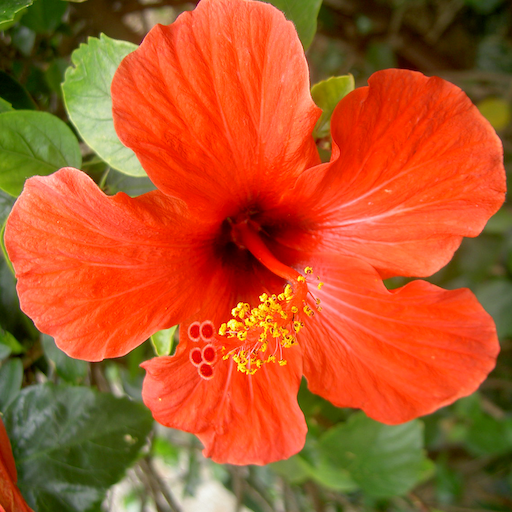
%> input picture codes/sampling/hibiscus.png, 512 x 512 px
$ octave test_sampling.m   (GNU Octave 9; MATLAB toolbox functions it lacks are replaced by stand-ins)
%> lines starting %> are read from the running program, lines starting %| are printed output that depends on the picture
%%
% test for Fourier transform, sampling, interpolation

name = 'hibiscus';
F = imread([name '.png']);
%> F is the input picture: size 512x512x3 uint8; mean R, G, B 178.5, 85.1, 37.9

F = sum(F,3)/255;
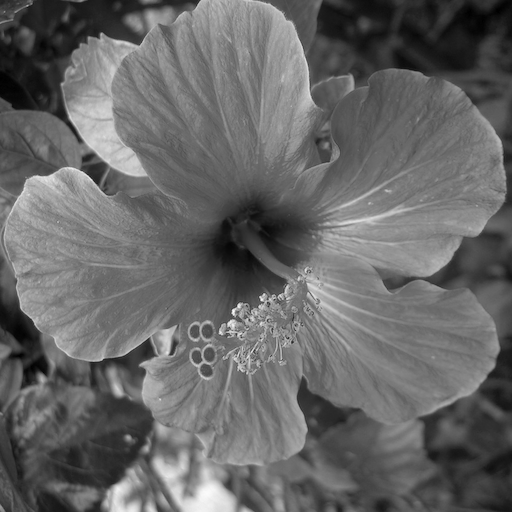
%> F: size 512x512 double; min 0.0275, max 2.89, mean 1.18; drawn with min black and max white
clf; imagesc(F); axis image; colormap gray;

% extract 1-D trace
f= F(:,end/2);
%> f = 512 values, max 2.29 at index 313, min 0.208 at index 216, mean 1.2
n = length(f);
%> n = 512
clf; plot(f); axis tight;
%> after `axis tight`:
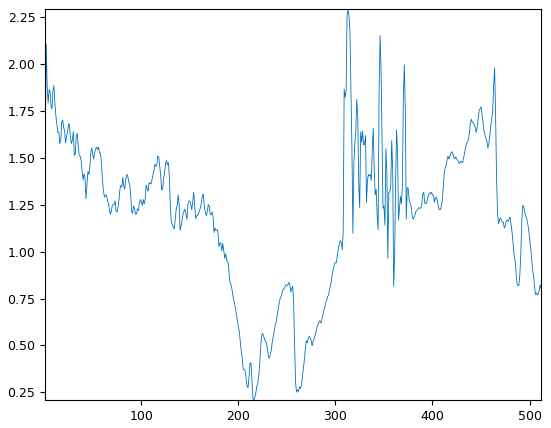
%> figure redrawn from the program's plot data; curve peaks at x = 313, y = 2.29

% make it periodic
t = linspace(0,1,n)';
%> t = 512 values from 0 to 1
f = f - f(1) + (f(1)-f(end))*t;
%> f = 512 values, max 1.19 at index 313, min -1.05 at index 216, mean 0.00306
plot(f); axis tight;

% plot its fft
fh = fft(f);
plot( log(abs(fh)) ); axis tight;
%> after `axis tight`:
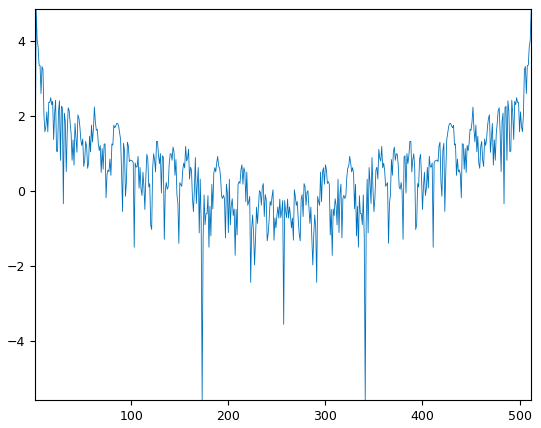
%> figure redrawn from the program's plot data; curve peaks at x = 2, y = 4.84
plot( 2*pi*(-n/2:n/2-1)/n, log(abs(fftshift(fh))) ); axis tight;
%> after `axis tight`:
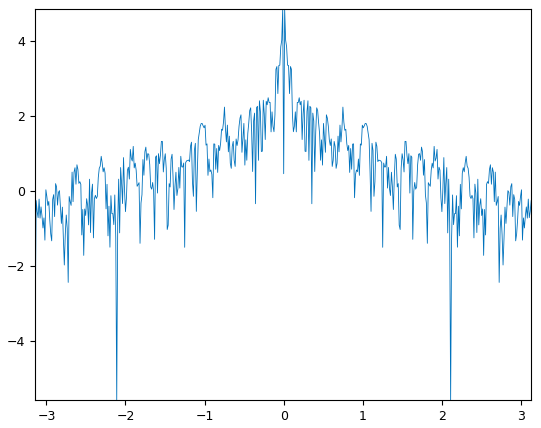
%> figure redrawn from the program's plot data; curve peaks at x = -0.0123, y = 4.84

% log/log plot for decay -> 1/n
clf;
plot(log(2:n/2),log(abs(fh(2:n/2))));
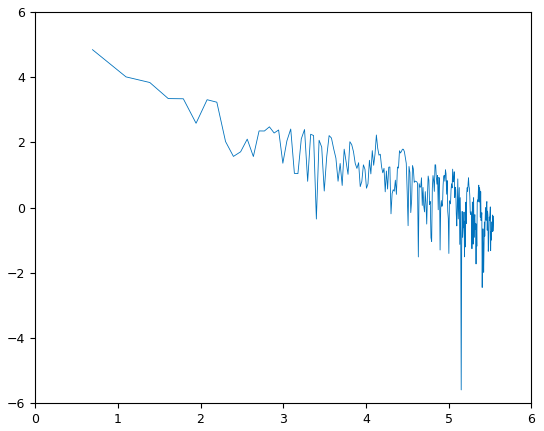
%> figure redrawn from the program's plot data; curve peaks at x = 0.693, y = 4.84

% interpolate it though zero padding, i.e. sinc
q = 12; % interpolation factor
fh1 = zeros(q*n,1);
fh1(1:n/2) = fh(1:n/2);
fh1(end-n/2+2:end) = fh(n/2+2:end);
fh1(n/2+1) = fh(end/2+1)/2; % fh(end/2+1) is the pivot point, needs to split it in 2
fh1(end-n/2+1) = fh(end/2+1)/2;
f1 = q * real( ifft(fh1) ); % must be real anyway
%> f1 = 6144 values, max 1.22 at index 3739, min -1.05 at index 2575, mean 0.00306

clf; hold on;
plot(1:q:n*q,f, 'b.', 'MarkerSize', 20);
plot(1:n*q, f1);
axis tight; box on;
%> after `box on`:
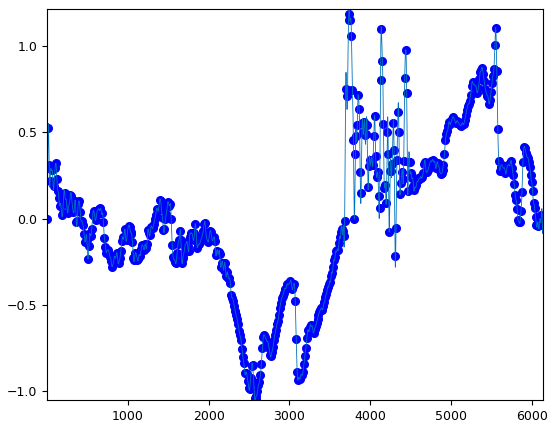
%> figure redrawn from the program's plot data; highest point at x = 3745, y = 1.19; curve peaks at x = 3739, y = 1.22

%%
% Same but after agressive sub-sampling.

r = 4; % subsampling factor
p = n/r;
%> p = 128
g = f(1:r:end);
%> g = 128 values, max 1.19 at index 79, min -1.03 at index 55, mean -0.000839
gh = fft(g);

gh1 = zeros(q*n,1);
gh1(1:p/2) = gh(1:p/2);
gh1(end-p/2+2:end) = gh(p/2+2:end);
gh1(p/2+1) = gh(end/2+1)/2;
gh1(end-p/2+1) = gh(end/2+1)/2;
g1 = q*r * real( ifft(gh1) ); % must be real anyway
%> g1 = 6144 values, max 1.29 at index 3731, min -1.06 at index 2608, mean -0.000839


clf; hold on;
plot(1:q:n*q,f, 'b.', 'MarkerSize', 20);
plot(1:q*r:n*q,g, 'r.', 'MarkerSize', 20);
plot(1:n*q, f1, 'b');
plot(1:n*q, g1, 'r');
axis tight; box on;

% return;

%%
% Compare with cubic splines


g_spline = interp1(1:q*r:n*q,g, 1:n*q, 'spline');

clf; hold on;
plot(1:q*r:n*q,g, 'r.', 'MarkerSize', 20);
plot(1:n*q, g1, 'r');
plot(1:n*q, g_spline, 'b');
axis tight; box on;

%%
% Display cubic spline kernel phi for dirac.
% WARNIG: the interpolation formula is *not* sum_n f(n) phi(x-n) !

meth = 'linear';
meth = 'pchip';
meth = 'nearest';
meth = 'spline';
m = 10;
a = (-m:m)'; b = zeros(2*m+1,1); b(m+1)=1;
ai =linspace(-m,m,1024*2);
bi = interp1(a,b,ai, meth);
clf; hold on;
plot(ai,bi);
plot(a,b, 'r.', 'MarkerSize', 20);
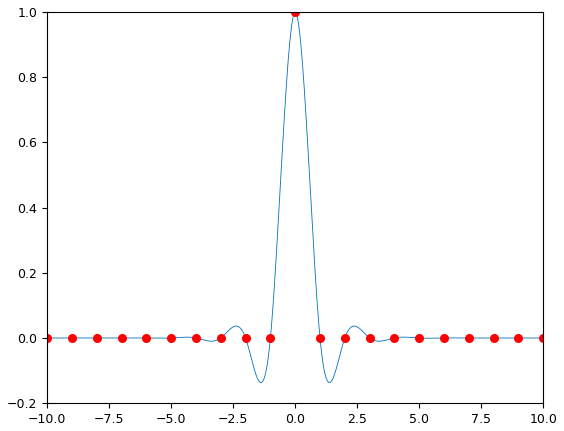
%> figure redrawn from the program's plot data; curve peaks at x = -0.00489, y = 1; highest point at x = 0, y = 1

% just b-spline

% plot(x, eval_spline(3, x) );
